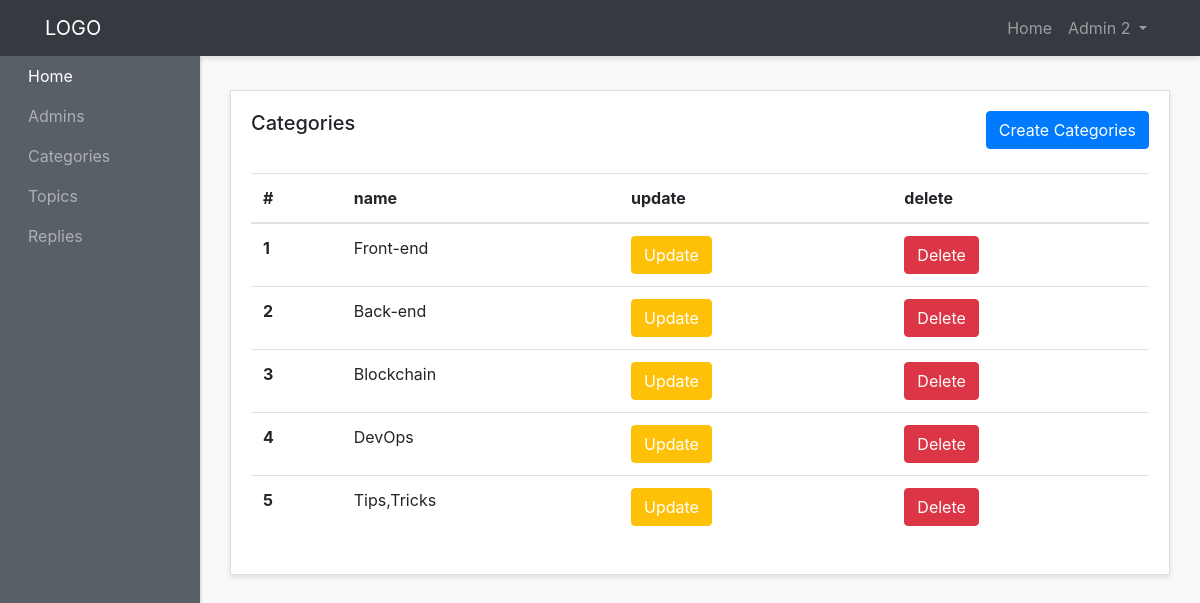
Page /admin-panel/categories-admins/show-categories.php (signed in) on the committed database.
### tables this page shows
CREATE TABLE `categories` (
  `id` int(5) NOT NULL,
  `name` varchar(200) NOT NULL,
  `created_at` timestamp NOT NULL DEFAULT current_timestamp()
);

### admin-panel/categories-admins/show-categories.php (the view, shortened to what this page needs)
<?php require "../layouts/header.php"; ?>
<?php require "../../config/config.php"; ?>
<?php
$categories = $conn->query("SELECT * FROM categories ");
$categories->execute();
$allCategories = $categories->fetchALL(PDO::FETCH_OBJ);
?>
<div class="row">
  <div class="col">
    <div class="card">
      <div class="card-body">
        <h5 class="card-title mb-4 d-inline">Categories</h5>
        <a href="<?php echo ADMINURL; ?>/categories-admins/create-category.php" class="btn btn-primary mb-4 text-center float-right">Create Categories</a>
        <table class="table">
          <thead>
            <tr>
              <th scope="col">#</th>
              <th scope="col">name</th>
              <th scope="col">update</th>
              <th scope="col">delete</th>
            </tr>
          </thead>
          <tbody>
            <?php foreach ($allCategories as $category) : ?>
              <tr>
                <th scope="row"><?php echo $category->id; ?></th>
                <td><?php echo $category->name; ?></td>
                <td><a href="update-category.php?id=<?php echo $category->id; ?>" class="btn btn-warning text-white text-center ">Update</a></td>
                <td><a href="delete-category.php?id=<?php echo $category->id; ?>" class="btn btn-danger  text-center ">Delete</a></td>
              </tr>
            <?php endforeach; ?>
          </tbody>
        </table>
      </div>
    </div>
  </div>
</div>
<?php require "../layouts/footer.php"; ?>

### admin-panel/styles/style.css (style rules this page uses)
body { background:#f9f9f9; }
.card { margin-bottom: 15px; border-radius:0; box-shadow: 0 3px 5px rgba(0,0,0,.1); }

### rows in the picture
categories: id "1", name "Front-end"
categories: id "2", name "Back-end"
categories: id "3", name "Blockchain"
categories: id "4", name "DevOps"
categories: id "5", name "Tips,Tricks"

### other values in the picture
$_SESSION['adminname'] "Admin 2"
